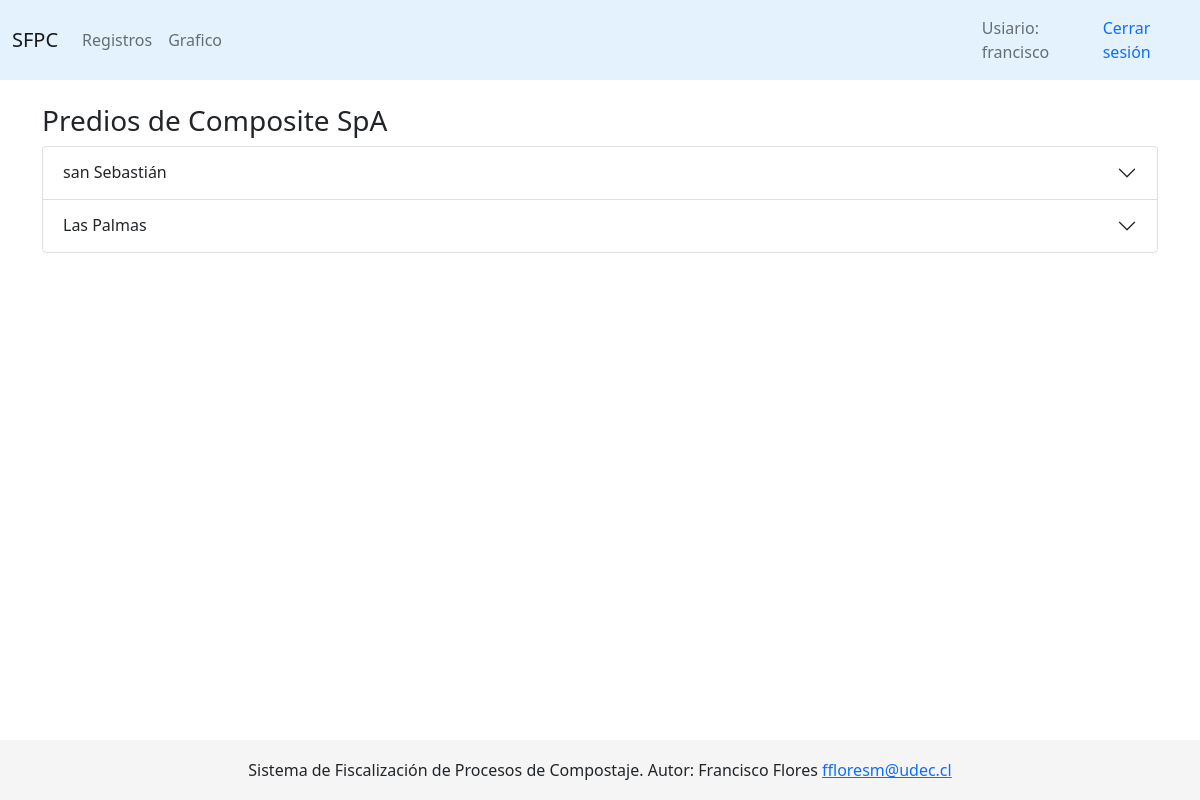
Screenshot of /appremoto/predios/1 (signed in) with the database file from the repository.
### app/models.py (models this page shows, shortened)
class Cliente(models.Model):
    nombre = models.CharField(max_length=200, default="")
    rut = models.CharField(max_length=9)
    direccion = models.CharField(max_length=200, default="")
    email = models.EmailField(unique=True)
    telefono = models.CharField(max_length=15, default="")
    fecha_creacion = models.DateTimeField("fecha de creación", auto_now_add=True)
    class Meta:
        ordering = ('nombre', )

class Predio(models.Model):
    nombre = models.CharField(max_length=100)

### appremoto/views.py (the view)
# urls.py: path('predios/<int:pk>', predios, name='predios'),
@login_required
@user_passes_test(es_fiscal)
def predios(request, pk):
    cliente = Cliente.objects.get(id=pk)
    predios = Pila.objects.filter(cliente_id=pk).values_list('predio__nombre', flat=True).distinct()
    predios = list(predios)
    pilas = Pila.objects.filter(cliente_id=pk)
    context = {
        'predios': predios,
        'cliente': cliente,
        'pilas': pilas,
    }
    return render(request, 'appremoto/predios_cliente.html', context)

### appremoto/views.py (called while the page is built)
def es_fiscal(user):
    return user.groups.filter(name='Fiscalizador').exists()

### appremoto/templates/appremoto/predios_cliente.html (shortened to what this page needs)
{% extends 'base_generic.html' %}
{% block page_content %}
    <br>
    <h3>Predios de {{cliente.nombre}}</h3>
    <div class="accordion" id="accordionExample">
        {% for predio in predios %}
        <div class="accordion-item">
            <h2 class="accordion-header" id="headingThree">
                <button class="accordion-button collapsed" type="button" data-bs-toggle="collapse" data-bs-target="#collapseThree" aria-expanded="false" aria-controls="collapseThree">
                    {{predio}}
                </button>
            </h2>
        </div>
        {% empty %}
        <div class="alert alert-warning" role="alert">
        <h5>No existen predios/pilas registradas</h5>
        </div>
        {% endfor %}
</div>
{% endblock page_content %}

### templates/base_generic.html (shortened to what this page needs)
<!DOCTYPE html>
<html lang="es">
  <head>
    {% load static %}
    <link rel="stylesheet" href="{% static '/css/bootstrap.min.css' %}" >
    <link rel="stylesheet" href="{% static '/css/styles.css' %}" >
  </head>
  <body>
    {% block navbar %}
      <nav class="navbar navbar-expand-lg navbar-light" style="background-color: #e3f2fd;">
        <div class="container">
          <a class="navbar-brand" href="{% url 'app:index' %}">SFPC</a>
          {% if user.is_authenticated %}
          <div class="collapse navbar-collapse" id="navbarNavAltMarkup">
            <div class="navbar-nav">
              <a class="nav-link" href="/app/registros">Registros</a>
              <a class="nav-link" href="{% url 'app:all-charts' %}">Grafico</a>
            </div>
          </div>
          {%endif%}
        </div>
        {% if user.is_authenticated %}
        <span class="navbar-text">Usiario: {{ user.get_username }}</span>
     <a class="nav-link" href="{% url 'logout'%}?next={{request.path}}">Cerrar sesión</a>
   {% else %}
     <a class="nav-link" href="{% url 'login'%}?next={{request.path}}">Iniciar sesión</a>
   {% endif %}
      </nav>
    {% endblock %}
    {% block content %}
      <div class="container">
        {% block page_content %}
        {% endblock %}
      </div>
    {% endblock %}
    <br>
    <footer class="footer">
        <p class="text-center">
            Sistema de Fiscalización de Procesos de Compostaje. Autor: Francisco Flores
            <a href="mailto:ffloresm@udec.cl">ffloresm@udec.cl</a>
        </p>
        </footer>
  </body>
</html>

### static/css/styles.css (style rules this page uses)
.footer { position: fixed; bottom: 0; width: 100%; height: 60px; line-height: 60px; background-color: #f5f5f5; }

### rows the page displays
Cliente: nombre "Composite SpA"
Predio: nombre "san Sebastián"
Predio: nombre "Las Palmas"

### other values shown
{{ user.get_username }} "francisco"
